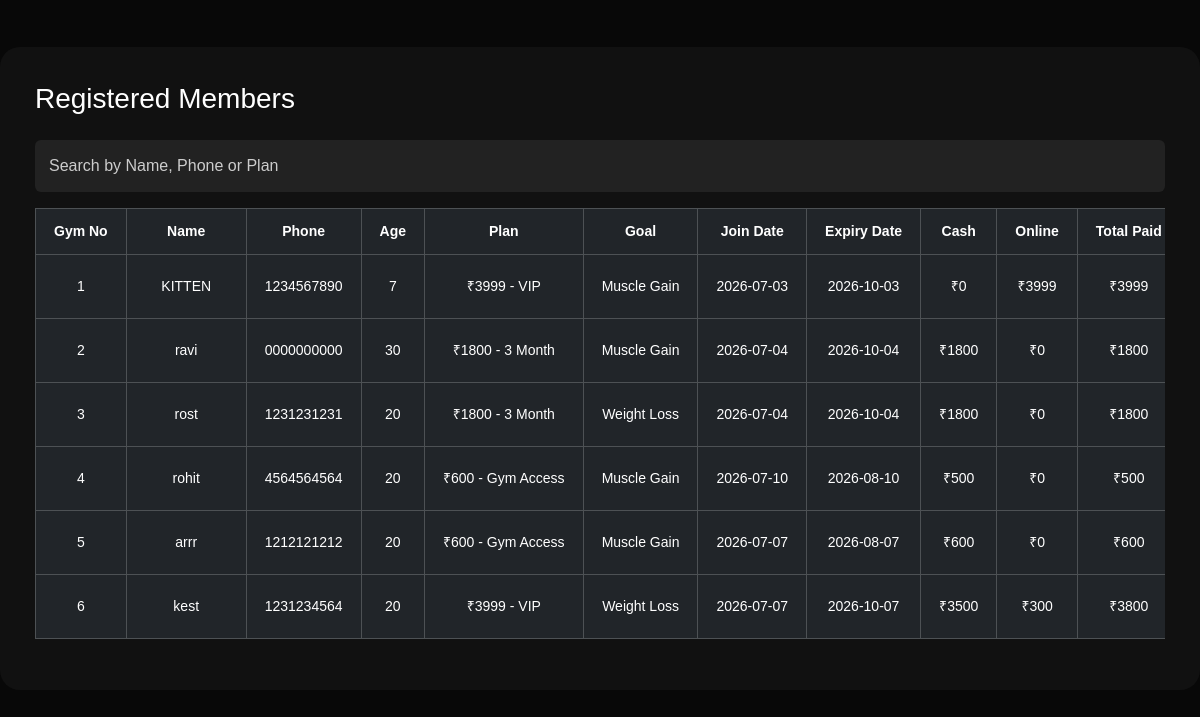
/owner-dashboard (signed in, lower part), run on an earlier commit of the app's database.
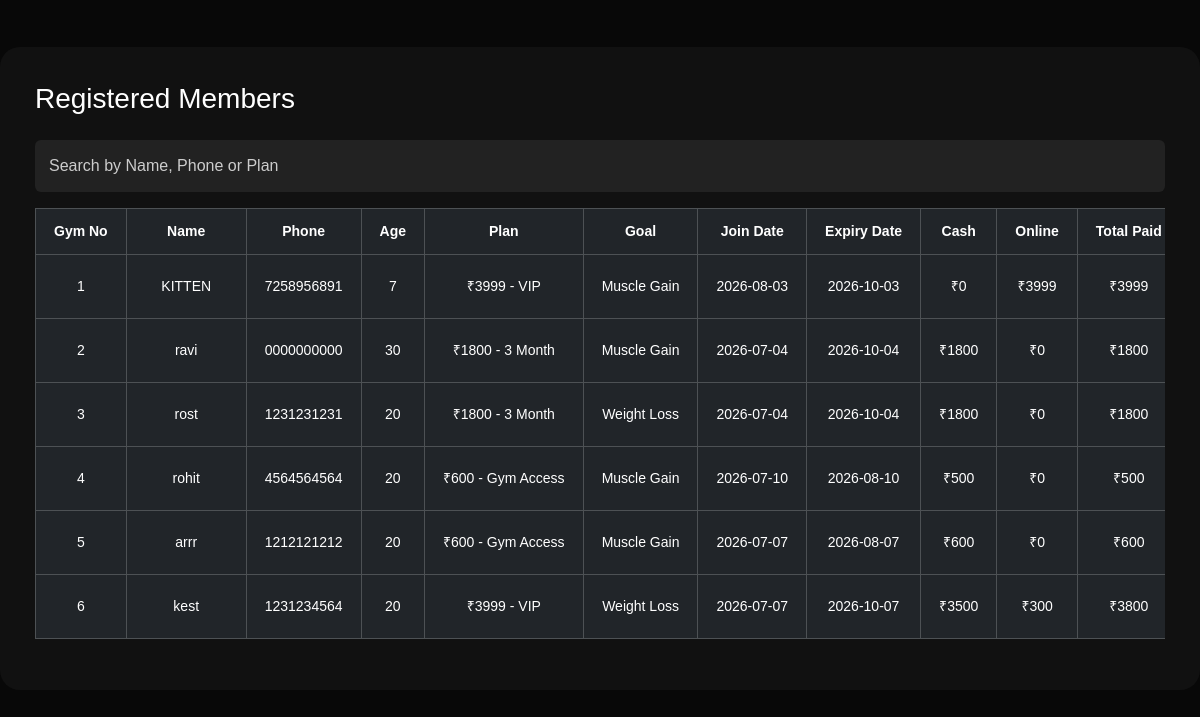
And on a later commit of the database.
### app.py (models this page shows)
class Member(db.Model):
    id = db.Column(db.Integer, primary_key=True)
    gym_number = db.Column(db.Integer, unique=True)
    name = db.Column(db.String(100))
    phone = db.Column(db.String(20))
    age = db.Column(db.Integer)
    plan = db.Column(db.String(100))
    goal = db.Column(db.String(100))
    join_date = db.Column(db.Date, default=date.today)
    expiry_date = db.Column(db.Date)
    payment_status = db.Column(db.String(20), default="Pending")
    paid_amount = db.Column(db.Integer, default=0)
    remaining_amount = db.Column(db.Integer, default=0)
    cash_paid = db.Column(db.Integer, default=0)
    online_paid = db.Column(db.Integer, default=0)
    is_active = db.Column(db.Boolean, default=True)

### app.py (the view, shortened to what this page needs)
@app.route("/owner-dashboard")
def owner_dashboard():
    if not session.get("owner_logged_in"):
        return redirect(url_for("owner_login"))
    members = Member.query.all()
    total_members = Member.query.count()
    pending_fees = sum(
        member.remaining_amount
        for member in members
    )
    expiring_members = Member.query.filter(
        Member.expiry_date.isnot(None),
        Member.expiry_date <= date.today() + timedelta(days=3)
    ).all()
    expiry_alerts = len(expiring_members)
    today_attendance_count = Attendance.query.filter_by(
        date=date.today()
    ).count()
    weekly_collection = sum(
        payment.amount
        for payment in Payment.query.filter(
            Payment.payment_date >= date.today() - timedelta(days=7)
        ).all()
    )
    selected_month = request.args.get("month", type=int)
    if selected_month:
        monthly_collection = sum(
            payment.amount
            for payment in Payment.query.filter(
                db.extract("month", Payment.payment_date) == selected_month,
                db.extract("year", Payment.payment_date) == date.today().year
            ).all()
        )
    else:
        monthly_collection = 0
    yearly_collection = sum(
        payment.amount
        for payment in Payment.query.filter(
            Payment.payment_date >= date.today() - timedelta(days=365)
        ).all()
    )
    total_fees = sum(
        payment.amount
        for payment in Payment.query.all()
    )
    start_date = request.args.get("start_date")
    end_date = request.args.get("end_date")
    filtered_collection = None
    return render_template(
        "owner-dashboard.html",
        members=members,
        total_members=total_members,
        pending_fees=pending_fees,
        total_fees=total_fees,
        expiry_alerts=expiry_alerts,
        expiring_members=expiring_members,
        today_attendance_count=today_attendance_count,
        weekly_collection=weekly_collection,
        monthly_collection=monthly_collection,
        yearly_collection=yearly_collection,
        current_date=date.today(),
        selected_month=selected_month,
        start_date=start_date,
        end_date=end_date,
        filtered_collection=filtered_collection
    )

### templates/owner-dashboard.html (shortened to what this page needs)
<!DOCTYPE html>
<html>
<head>
    <link href="https://cdn.jsdelivr.net/npm/bootstrap@5.3.3/dist/css/bootstrap.min.css" rel="stylesheet">
    <link rel="stylesheet" href="{{ url_for('static', filename='css/style.css') }}">
</head>
<body>
<section class="dashboard-section">
<div class="dashboard-table mt-5">
            <h3 class="mb-4">Registered Members</h3>
            <input
type="text"
id="searchMember"
class="form-control mb-3"
placeholder="Search by Name, Phone or Plan">
<div class="table-responsive">
            <table class="table table-dark table-hover table-bordered">
                <thead>
                    <tr>
                        <th>Gym No</th>
                        <th>Name</th>
                        <th>Phone</th>
                        <th>Age</th>
                        <th>Plan</th>
                        <th>Goal</th>
                        <th>Join Date</th>
                        <th>Expiry Date</th>
                        <th>Cash</th>
                        <th>Online</th>
                        <th>Total Paid</th>
                    </tr>
                </thead>
                <tbody>
{% for member in members %}
<tr class="
">
    <td>{{ member.gym_number }}</td>
    <td>{{ member.name }}</td>
    <td>{{ member.phone }}</td>
    <td>{{ member.age }}</td>
    <td>{{ member.plan }}</td>
    <td>{{ member.goal }}</td>
    <td>{{ member.join_date }}</td>
    <td>{{ member.expiry_date }}</td>
    <td>₹{{ member.cash_paid }}</td>
<td>₹{{ member.online_paid }}</td>
<td>₹{{ member.paid_amount }}</td>
</tr>
{% else %}
<tr>
    <td colspan="14" class="text-center">
        No members registered yet.
    </td>
</tr>
{% endfor %}
</tbody>
            </table>
        </div>
        </div>
</section>
</body>
</html>

### static/css/style.css (style rules this page uses)
* { margin: 0; padding: 0; box-sizing: border-box; scroll-behavior: smooth; }
body { background: #080808; color: #fff; font-family: Arial, sans-serif; }
.form-control { padding: 14px; color: #fff; background: #222; border: none; }
.form-control::placeholder { color: #ccc; opacity: 1; }
.form-control { color: #fff !important; background: #222 !important; }
.dashboard-section { min-height: 100vh; padding: 80px 0; background: #080808; }
.dashboard-table { padding: 35px; background: #111; border-radius: 20px; }
.table-responsive { overflow-x:auto; }
.table-responsive { overflow-x:auto; -webkit-overflow-scrolling:touch; }
.dashboard-table { overflow-x:auto; }
.dashboard-table table { min-width:1500px; width:max-content; }
.table th, .table td { padding:4px 6px; font-size:13px; }
.table { table-layout: fixed; width:100%; }
.table th, .table td { white-space: nowrap; }
.dashboard-table table { table-layout: auto; width: max-content; min-width: 1400px; }
.dashboard-table th, .dashboard-table td { padding:8px; font-size:13px; white-space:nowrap; text-align:center; }
.dashboard-table th:nth-child(1), .dashboard-table td:nth-child(1) { width:70px; }
.dashboard-table th:nth-child(2), .dashboard-table td:nth-child(2) { width:120px; }
.dashboard-table th:nth-child(5), .dashboard-table td:nth-child(5) { width:150px; }
.dashboard-table th, .dashboard-table td { white-space: nowrap; vertical-align: middle; }
.table-responsive { overflow-x: auto; }
.dashboard-table th { white-space:nowrap; padding:12px 18px; font-size:14px; }
.dashboard-table td { white-space:nowrap; padding:12px 18px; font-size:14px; }

What changed in the data, as far as the page shows it:
changed Member "KITTEN": phone "1234567890" → "7258956891"; join_date "2026-07-03" → "2026-08-03"
